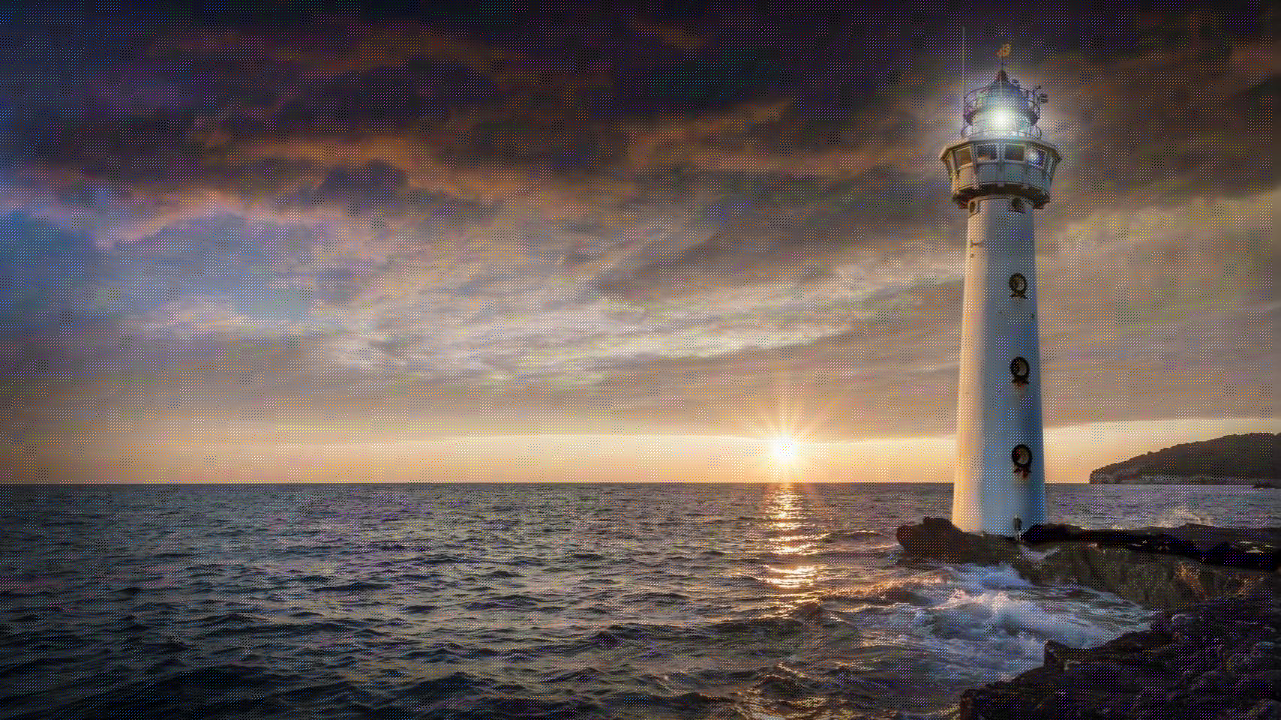
#> input picture code/examples/output_method2/embedded.png, 1281 x 720 px
$ python brightattack.py   (older library calls are emulated)
#> lines starting #> are read from the running program, lines starting #| are printed output that depends on the picture
### code/blind_watermark/att.py
# coding=utf-8

# attack on the watermark
import cv2
import numpy as np


# [44 lines left out: functions cut_att_height, cut_att_width, anti_cut_att, resize_att, not called in this run]


def bright_att(input_filename, output_file_name, ratio=0.8):
    # 亮度调整攻击，ratio应当多于0
    # ratio>1是调得更亮，ratio<1是亮度更暗
#> called with input_filename = 'output_method2/embedded.png', output_file_name = 'output_method2/brightattack.png', ratio = 1.1
    input_img = cv2.imread(input_filename)
#> input_img is the input picture: shape (720, 1281, 3); mean B, G, R 86.5, 89.7, 101.7
    output_img = input_img * ratio
    output_img[output_img > 255] = 255
    cv2.imwrite(output_file_name, output_img)


# [37 lines left out: functions shelter_att, salt_pepper_att, rot_att, not called in this run]

### code/blind_watermark/blind_watermark.py
#!/usr/bin/env python3
# coding=utf-8
# @Time    : 2020/8/13
# @Author  : github.com/guofei9987

import numpy as np
import copy
import cv2
from pywt import dwt2, idwt2
from .pool import AutoPool


class WaterMark:
    def __init__(self, password_wm=1, password_img=1, block_shape=(4, 4), mode='common', processes=None):
        self.block_shape = np.array(block_shape)
        self.password_wm, self.password_img = password_wm, password_img  # 打乱水印和打乱原图分块的随机种子
        self.d1, self.d2 = 25,10  # d1/d2 越大鲁棒性越强,但输出图片的失真越大

        # init data
        self.img, self.img_YUV = None, None  # self.img 是原图，self.img_YUV 对像素做了加白偶数化
        self.ca, self.hvd, = [np.array([])] * 3, [np.array([])] * 3  # 每个通道 dwt 的结果
        self.ca_block = [np.array([])] * 3  # 每个 channel 存一个四维 array，代表四维分块后的结果
        self.ca_part = [np.array([])] * 3  # 四维分块后，有时因不整除而少一部分，self.ca_part 是少这一部分的 self.ca

        self.wm_size, self.block_num = 0, 0  # 水印的长度，原图片可插入信息的个数
        self.pool = AutoPool(mode=mode, processes=processes)
        self.kernels,self.inv_kernels=self.generate_kernels()


    def init_block_index(self):
        self.block_num = self.ca_block_shape[0] * self.ca_block_shape[1]
        assert self.wm_size < self.block_num, IndexError(
            '最多可嵌入{}kb信息，多于水印的{}kb信息，溢出'.format(self.block_num / 1000, self.wm_size / 1000))
        # self.part_shape 是取整后的ca二维大小,用于嵌入时忽略右边和下面对不齐的细条部分。
        self.part_shape = self.ca_block_shape[:2] * self.block_shape
        self.block_index = [(i, j) for i in range(self.ca_block_shape[0]) for j in range(self.ca_block_shape[1])]

    def read_img(self, filename):
        # 读入图片->YUV化->加白边使像素变偶数->四维分块
        # self.img = cv2.resize(cv2.imread(filename),(2520,1440)).astype(np.float32)
#> called with filename = 'output_method2/brightattack.png'
        self.img = cv2.imread(filename).astype(np.float32)
        bordersize=[]
        for i in range(2):
            if self.img.shape[i]% 3==0:
                bordersize.append(0)
            else:
                bordersize.append(3-self.img.shape[i]% 3)
#> after the loop, bordersize = [0, 0]
        self.img = cv2.resize(self.img,(self.img.shape[1]+bordersize[1],self.img.shape[0]+bordersize[0])).astype(np.float32)
        self.img_shape = self.img.shape[:2]
#> self.img_shape = (720, 1281)
        # 如果不是偶数，那么补上白边
        # self.img_YUV = cv2.copyMakeBorder(cv2.cvtColor(self.img, cv2.COLOR_BGR2YUV),
        #                                   0, 3-self.img.shape[0] % 3, 0, 3-self.img.shape[1] % 3,
        #                                   cv2.BORDER_CONSTANT, value=(0, 0, 0))
        self.img_YUV = cv2.cvtColor(self.img, cv2.COLOR_BGR2YUV)
#> self.img_YUV: shape (720, 1281, 3) float32; mean of channels 0, 1, 2 102, -2.9, 8.7

        self.ca_shape = [(i + 1) // 3 for i in self.img_shape]
#> self.ca_shape = [240, 427]

        self.ca_block_shape = (self.ca_shape[0] // self.block_shape[0], self.ca_shape[1] // self.block_shape[1],
                               self.block_shape[0], self.block_shape[1])
#> self.ca_block_shape = (60, 106, 4, 4)
        strides = 4 * np.array([self.ca_shape[1] * self.block_shape[0], self.block_shape[1], self.ca_shape[1], 1])
#> strides = [6832, 16, 1708, 4]

        for channel in range(3):
            feature=self.generalize_dwt(self.img_YUV[:, :, channel])
            self.ca[channel], self.hvd[channel] = feature[0],feature[1:]
            # self.ca[channel], self.hvd[channel] = dwt2(self.img_YUV[:, :, channel], 'haar')
            # 转为4维度
            self.ca_block[channel] = np.lib.stride_tricks.as_strided(self.ca[channel].astype(np.float32),
                                                                     self.ca_block_shape, strides)
#> after the loop, self.ca = 3 items; self.ca_block = 3 items; self.hvd = 3 items

    # [71 lines left out: functions read_img_wm, read_wm, block_add_wm, embed, not called in this run]

    def block_get_wm(self, args):
        block, shuffler = args
        # dct->flatten->加密->逆flatten->svd->解水印
        block_dct=cv2.dct(block)

        block_dct_shuffled =  block_dct.flatten()[shuffler].reshape(self.block_shape)

        # wm_dct = (block_dct[3,3] % self.d0 > self.d0 / 2) * 1
        U, s, V = np.linalg.svd(block_dct_shuffled)
        wm = (s[0] % self.d1 > self.d1 / 2) * 1
        if self.d2:
            tmp = (s[1] % self.d2 > self.d2 / 2) * 1
            wm = (wm * 3 + tmp * 1) / 4

        # wm=(wm_dct+wm)/2

        return wm

    def extract_raw(self, filename):
        # 每个分块提取 1 bit 信息
        self.read_img(filename)
        self.init_block_index()

        wm_block_bit = np.zeros(shape=(3, self.block_num))  # 3个channel，length 个分块提取的水印，全都记录下来
        self.idx_shuffle = np.random.RandomState(self.password_img) \
            .random(size=(self.block_num, self.block_shape[0] * self.block_shape[1])) \
            .argsort(axis=1)
        for channel in range(3):
            wm_block_bit[channel, :] = self.pool.map(self.block_get_wm,
                                                     [(self.ca_block[channel][self.block_index[i]], self.idx_shuffle[i])
                                                      for i in range(self.block_num)])
#> this loop made 3 passes
        return wm_block_bit

    def extract_avg(self, wm_block_bit):
        # 对循环嵌入+3个 channel 求平均
        wm_avg = np.zeros(shape=self.wm_size)
        for i in range(self.wm_size):
            wm_avg[i] = wm_block_bit[:, i::self.wm_size].mean()
        return wm_avg

    def extract_decrypt(self, wm_avg):
        wm_index = np.arange(self.wm_size)
        np.random.RandomState(self.password_wm).shuffle(wm_index)
        wm_avg[wm_index] = wm_avg.copy()
        return wm_avg

    def extract(self, filename, wm_shape, out_wm_name=None, mode='img'):
        self.wm_size = np.array(wm_shape).prod()

        # 提取每个分块埋入的 bit：
        wm_block_bit = self.extract_raw(filename=filename)
        # 做平均：
        wm_avg = self.extract_avg(wm_block_bit)
        # 解密：
        wm = self.extract_decrypt(wm_avg=wm_avg)
        # 转化为指定格式：
        if mode == 'img':
            cv2.imwrite(out_wm_name, 255 * wm.reshape(wm_shape[0], wm_shape[1]))
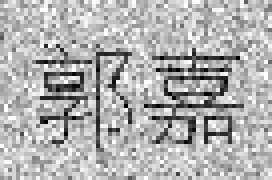
#> saved as brightattack_extracted.png: shape (45, 68) (shown 4 times larger); min 0, max 255, mean 176.8
        elif mode == 'str':
            byte = ''.join((np.round(wm)).astype(np.int).astype(np.str))
            wm = bytes.fromhex(hex(int(byte, base=2))[2:]).decode('utf-8')

        self.extracted=wm

        return wm

    def generalize_dwt(self,img):
        h=img.shape[0]
        w=img.shape[1]
        feature=list(np.zeros((9,h//3,w//3)))
        for i in range(h//3):
            for j in range(w//3):
                block=img[i*3:(i+1)*3,j*3:(j+1)*3]
                for k,kernel in enumerate(self.kernels):
                    feature[k][i][j]=(block*kernel).sum()
        return feature

    # [11 lines left out: function generalize_idwt, not called in this run]

    #频域可逆九卷积核
    def generate_kernels(self):

        from scipy.linalg import null_space
        mean=np.array([[1/9,1/9,1/9],[1/9,1/9,1/9],[1/9,1/9,1/9]])
        gauss=np.array([[1,2,1],[2,4,2],[1,2,1]])/16
        prewitt_h=np.array([[-1,-1,-1],[0,0,0],[1,1,1]])
        prewitt_v=np.array([[-1,0,1],[-1,0,1],[-1,0,1]])
        sobel_h=np.array([[-1,-2,-1],[0,0,0],[1,2,1]])
        sobel_v=np.array([[-1,0,1],[-2,0,2],[-1,0,1]])
        laplace_1=np.array([[0,1,0],[1,-4,1],[0,1,0]])
        #laplace_2=np.array([[-1,-1,-1],[-1,8,-1],[-1,-1,-1]])

        filter_mat=np.concatenate((mean.reshape(1,9),
                                   gauss.reshape(1,9),
                                   prewitt_h.reshape(1,9),
                                   prewitt_v.reshape(1,9),
                                   sobel_h.reshape(1,9),
                                   sobel_v.reshape(1,9),
                                   laplace_1.reshape(1,9),
                                   ),axis=0)

        pseudo_filter=null_space(filter_mat).reshape(2,9)
        filters=np.concatenate((filter_mat,pseudo_filter),axis=0)
        kernels=[filter.reshape([3,3]) for filter in list(filters)]
        inv_kernels=[inv_filter.reshape([3,3]) for inv_filter in list(np.linalg.inv(filters))]

        return kernels,inv_kernels


    #正交分解九卷积核，如果要使用这个核，把注释去掉，并把上面的方法注释掉
    # def generate_kernels(self):
    #     from sympy import GramSchmidt,Matrix
    #
    #     original=np.eye(9)
    #
    #     original[0,]=np.ones((1,9))
    #
    #     Mat_ori=[Matrix(ori) for ori in original]
    #
    #     filters=np.array(GramSchmidt(Mat_ori)).reshape(9,9).astype('float64')
    #     filters=np.array([filter/np.linalg.norm(filter) for filter in list(filters)])
    #
    #     kernels=[filter.reshape([3,3]) for filter in list(filters)]
    #     inv_kernels=[inv_filter.reshape([3,3]) for inv_filter in list(np.linalg.inv(filters))]
    #
    #     return kernels,inv_kernels

### code/blind_watermark/pool.py
import sys
import multiprocessing
import warnings

if sys.platform != 'win32':
    multiprocessing.set_start_method('fork')


class CommonPool(object):
    def map(self, func, args):
        return list(map(func, args))


class AutoPool(object):
    def __init__(self, mode, processes):

        if mode == 'multiprocessing' and sys.platform == 'win32':
            warnings.warn('multiprocessing not support in windows, turning to multithreading')
            mode = 'multithreading'

        self.mode = mode
        self.processes = processes

        if mode == 'vectorization':
            pass
        elif mode == 'cached':
            pass
        elif mode == 'multithreading':
            from multiprocessing.dummy import Pool as ThreadPool
            self.pool = ThreadPool(processes=processes)
        elif mode == 'multiprocessing':
            from multiprocessing import Pool
            self.pool = Pool(processes=processes)
        else:  # common
            self.pool = CommonPool()

    def map(self, func, args):
        return self.pool.map(func, args)

### code/examples/brightattack.py
# -*- coding: utf-8 -*-
# run origin.py to generate the embedded image
import sys
sys.path.append("..")
from blind_watermark import att

# 亮度调高攻击
att.bright_att('output_method2/embedded.png', 'output_method2/brightattack.png', ratio=1.1)

#%% 提取水印
from blind_watermark import WaterMark

bwm1 = WaterMark(password_wm=1, password_img=1)
bwm1.extract(filename='output_method2/brightattack.png', wm_shape=(45, 68), out_wm_name='output_method2/brightattack_extracted.png')

$ run again, with code/examples/output_method2/cutattack.png copied over code/examples/output_method2/embedded.png
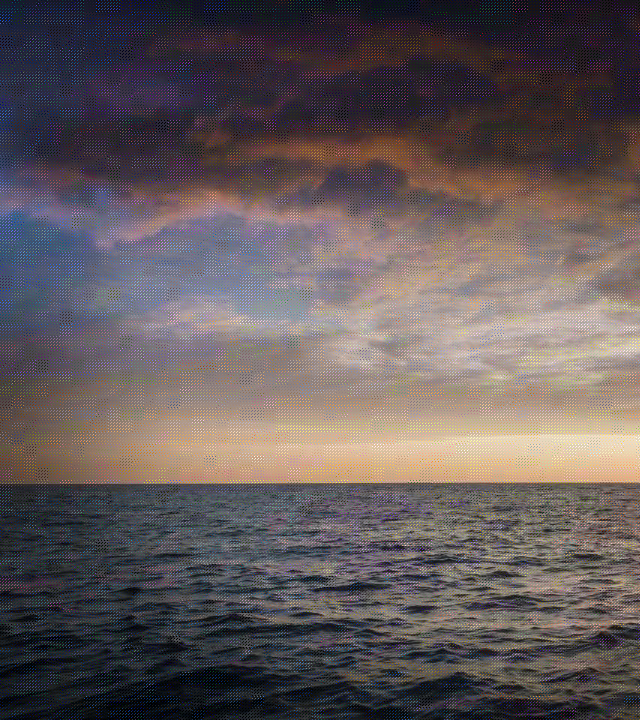
#> input picture code/examples/output_method2/cutattack.png, 640 x 720 px
#> in bright_att, input_img is the input picture: shape (720, 640, 3); mean B, G, R 90.1, 89, 98.5
#> in read_img, `self.img = cv2.resize(self.img,(self.img.shape[1]+bordersize[1],self.i..`:
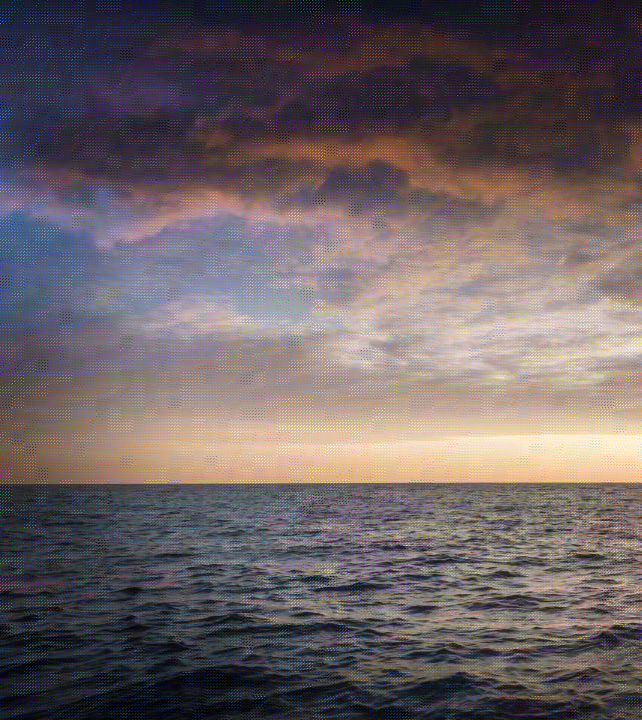
#> self.img: shape (720, 642, 3) float32; mean B, G, R 99, 97.9, 108.1
#> self.img_YUV: shape (720, 642, 3) float32; mean of channels 0, 1, 2 101.1, -0.5, 6.6
#> after the loop in read_img, `for channel in range(3):`: self.ca = 3 items
#> the loop in extract_raw, `for channel in range(3):` made 3 passes
#> in extract, `cv2.imwrite(out_wm_name, 255 * wm.reshape(wm_shape[0], wm_shape[1]))`:
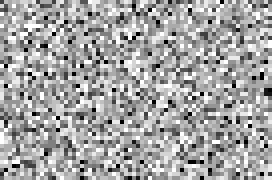
#> saved as brightattack_extracted.png: shape (45, 68) (shown 4 times larger); min 0, max 255, mean 164.2

$ run again, with code/examples/output_method2/cutattack_fill.png copied over code/examples/output_method2/embedded.png
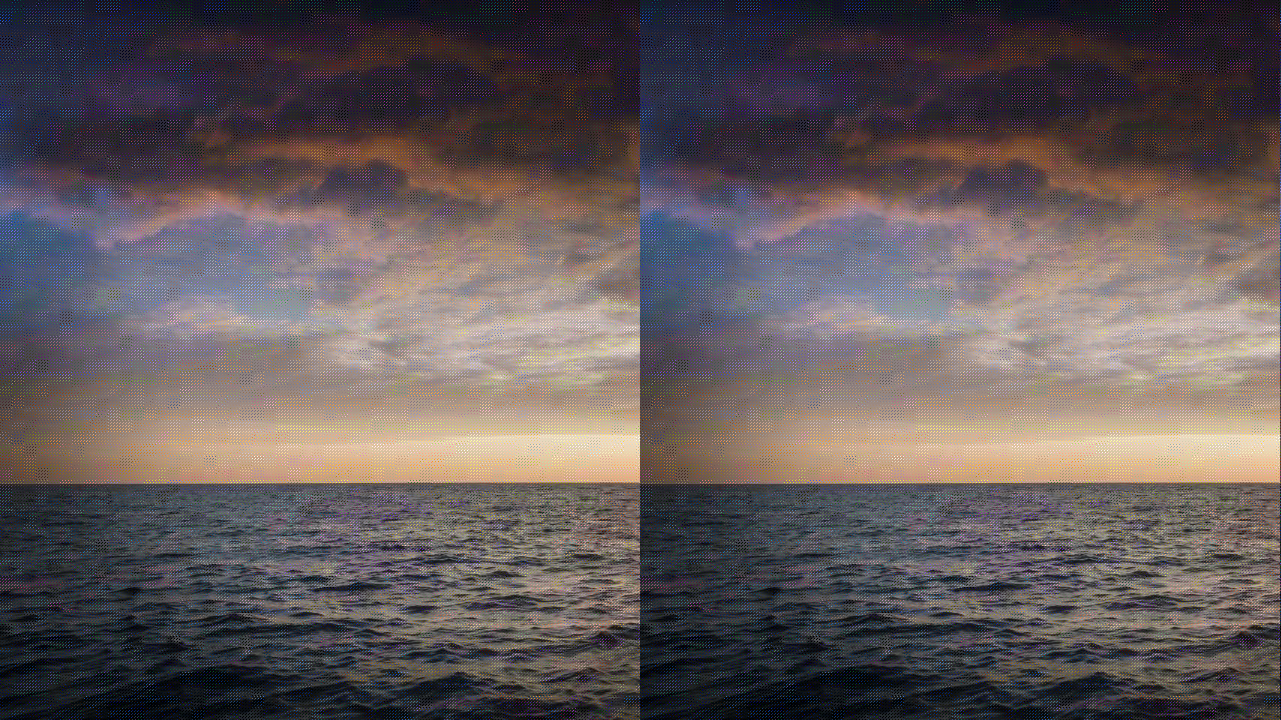
#> input picture code/examples/output_method2/cutattack_fill.png, 1281 x 720 px
#> in bright_att, input_img is the input picture: shape (720, 1281, 3); mean B, G, R 90.1, 89, 98.4
#> self.img_YUV: shape (720, 1281, 3) float32; mean of channels 0, 1, 2 101.1, -0.5, 6.6
#> after the loop in read_img, `for channel in range(3):`: self.ca = 3 items
#> the loop in extract_raw, `for channel in range(3):` made 3 passes
#> in extract, `cv2.imwrite(out_wm_name, 255 * wm.reshape(wm_shape[0], wm_shape[1]))`:
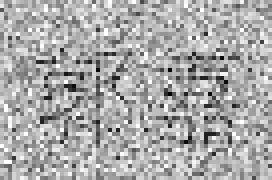
#> saved as brightattack_extracted.png: shape (45, 68) (shown 4 times larger); min 0, max 255, mean 170.3
